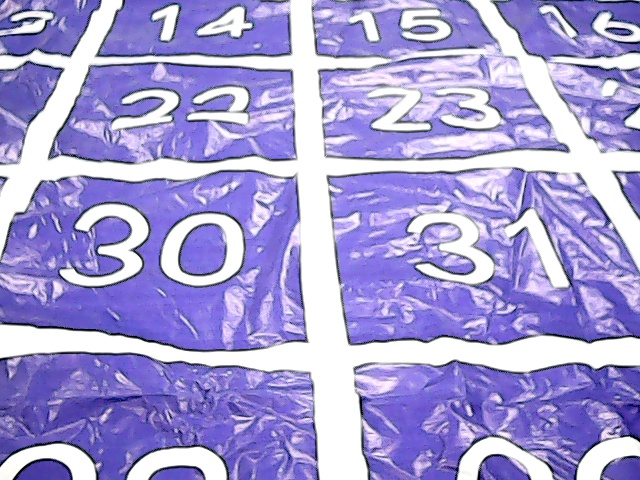
#> input picture image/0.jpg, 640 x 480 px
$ python -i test.py   (imports and definitions only)   (older library calls are emulated)
#> lines starting #> are read from the running program, lines starting #| are printed output that depends on the picture; after the words box and inside, x2 and y2 are one past the last pixel; in counts of white or black regions, pixels touching at a corner belong together
#> further down, picture is the input picture: shape (480, 640, 3); mean B, G, R 213.9, 156.4, 164.9
### kmeans.py
#! anaconda
# -*- coding: utf-8 -*-
# @Author  : Aries
# @Time    : 2018/7/4 14:46
# @File    : kmeans.py
# @Software: PyCharm

import numpy as np
import time


# 获得距离参数
def dist_vec(vec_a, vec_b):
    return np.sqrt(sum(np.power(vec_a - vec_b, 2)))

def dist(vec_a, vec_b):
    return ((vec_a-vec_b)**2)**0.5

def centre(param, k=2):
    centre_list = []
    param_len = len(param)

    if param_len < k:
        raise NameError('输入的内容大小有误')

    for i in range(k):
        centre_list.append(param[i])

    return centre_list


def kmeans(param, k=2, debug=False):
    centre_list = centre(param, k=k)
    centre_list_count = np.zeros((k), dtype=np.int)
    centre_list_last = centre_list.copy()
    count = 0

    while True:
        count += 1
        if count >= 101:
            break

        map = []
        for par in param:
            temp = []
            for i in range(k):
                temp.append(dist(par, centre_list[i]))
            map.append(temp.index(min(temp)))

        for i in range(k):
            temp_list = []
            for index, temp in enumerate(map):
                if i == temp:
                    temp_list.append(param[index])

            if len(temp_list) != 0:
                centre_list[i] = sum(temp_list) / len(temp_list)
            else:
                centre_list[i] = 0
            centre_list_count[i] = len(temp_list)

        bias = 0.0
        for i in range(k):
            bias += abs(centre_list[i] - centre_list_last[i])
        if bias < 1e-4:
            break

        centre_list_last = centre_list.copy()

    if debug:
        print('中心为:')
        print(centre_list)
        print('对应中心点的数目为:')
        print(centre_list_count)

    centre_list = list(centre_list)
    centre_list_count = list(centre_list_count)
    return centre_list[centre_list_count.index(max(centre_list_count))]


# [4 lines that do not run on import are left out]

### test.py
import serial
from handle2 import *
import cv2
from kmeans import *


def get_rotate_angel_2(img):
    angel = 0
    angel_n = []
    angel_p = []

    edges = cv2.Canny(img, 50, 200)

    lines = cv2.HoughLinesP(edges, 1, np.pi / 180, 30, minLineLength=50, maxLineGap=10)

    if lines is None:
        return 0,img

    lines1 = lines[:, 0, :]  # 提取为二维

    print('='*30)
    for x1, y1, x2, y2 in lines1[:]:
        if x2 != x1:
            temp = math.atan((y2 - y1) / (x2 - x1)) * 360 / 2 / math.pi
            print(temp)
            if temp < 30.0 and temp > 0.0:
                angel_n.append(temp)
            if temp < -30.0:
                angel_n.append(temp+90.0)
            if temp > -30.0 and temp < 0.0:
                angel_p.append(temp)
            if temp > 30.0:
                angel_p.append(temp-90.0)


        cv2.line(img, (x1, y1), (x2, y2), (0, 0, 0), 2)

    if angel_n != [] and angel_p == []:
        angel = sum(angel_n) / len(angel_n)
    if angel_p != [] and angel_n == []:
        angel = sum(angel_p) / len(angel_p)

    angel = float(int(angel))

    return angel, img

def get_rotate_angel_3(img_g):
    angel = 0
    neg = []
    pos = []
    _, img = cv2.threshold(img_g, 245, 255, cv2.THRESH_BINARY)
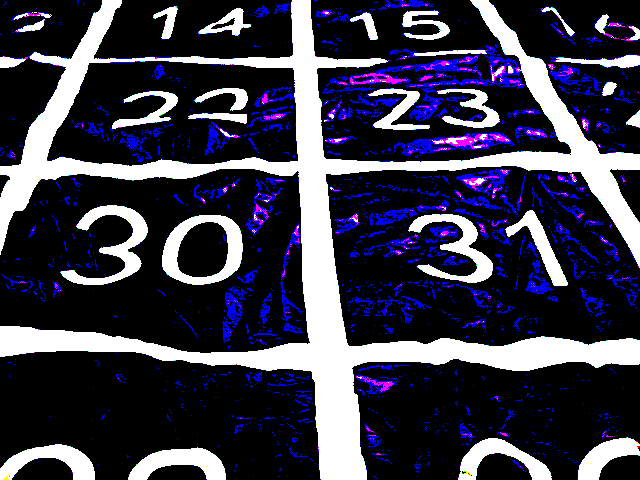
#> img: shape (480, 640, 3); mean B, G, R 77.1, 59.2, 61.1
    edges = cv2.Canny(img, 50, 200)
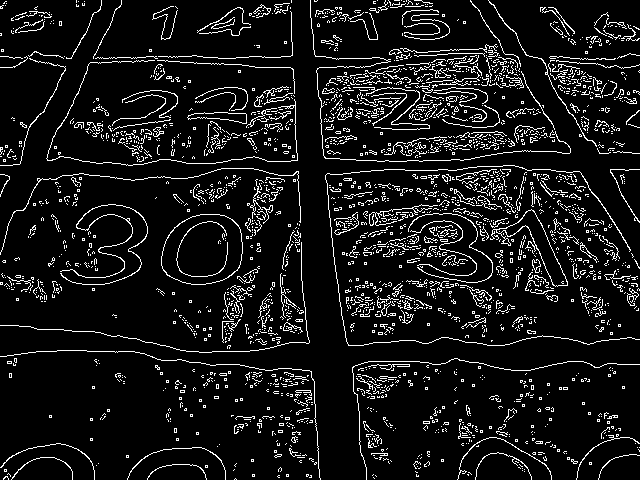
#> edges: shape (480, 640); 8.9% white in thin lines or dots
    lines = cv2.HoughLinesP(edges, 1, np.pi / 180, 30, minLineLength=100, maxLineGap=10)
#> lines = [[394, 88, 507, 77], [407, 143, 520, 256], [294, 96, 300, 222], [381, 184, 535, 213], [409, 84, 523, 74], [422, 205, 528, 227], [415, 160, 432, 51], [390, 154, 498, 132], [420, 269, 535, 169], [477, 134, 555, 301]]

    if lines is None:
        return 0,img_g

    lines1 = lines[:, 0, :]  # 提取为二维
#> lines1 has the same summary as lines

    line_list = []
    for x1, y1, x2, y2 in lines1[:]:
        if x2 != x1:
            temp = math.atan((y2 - y1) / (x2 - x1)) * 360 / 2 / math.pi
            line_list.append([[x1, y1, x2, y2], temp])

        cv2.line(img_g, (x1, y1), (x2, y2), (0, 0, 0), 2)
#> this loop made 10 passes
#> (x1, y1, x2, y2, temp) on passes 1 to 10: (394, 88, 507, 77, -5.56), (407, 143, 520, 256, 45), (294, 96, 300, 222, 87.27), (381, 184, 535, 213, 10.66), (409, 84, 523, 74, -5.01), (422, 205, 528, 227, 11.73), (415, 160, 432, 51, -81.14), (390, 154, 498, 132, -11.51), (420, 269, 535, 169, -41.01), (477, 134, 555, 301, 64.96)
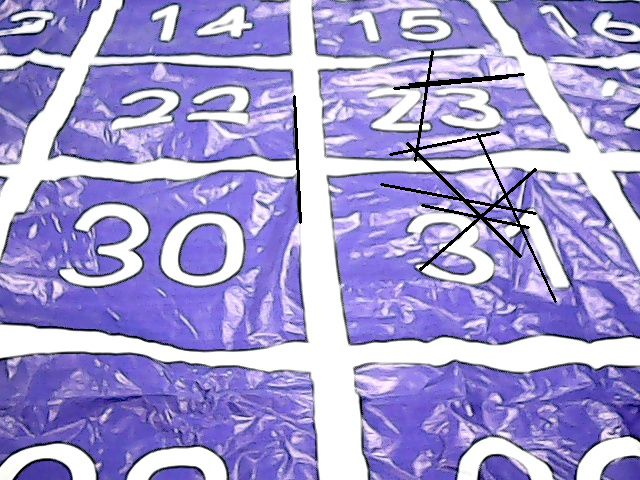
#> img_g: shape (480, 640, 3); 1.24% of pixels changed, all inside (x1, y1, x2, y2) = (293, 50, 557, 303)
#> after the loop, line_list = 10 items

    for a in line_list:
        if a[1] > 0:
            pos.append(a[1])
        else:
            pos.append(a[1]+90)
#> this loop made 10 passes
#> after the loop, pos = [84.44, 45, 87.27, 10.66, 84.99, 11.73, 8.86, 78.49, 48.99, 64.96]

    if len(pos) >= 3:
        angel = kmeans((pos))
#> in centre, `param_len = len(param)`: param_len = 10
#> after the loop in centre, `for i in range(k):`: centre_list = [84.44, 45]
#> the loop in kmeans, `while True:` made 2 passes
#> centre_list_last on pass 1: [80.03, 25.05]
#> after the loop in kmeans, `while True:`: centre_list = [80.03, 25.05]; centre_list_count = [5, 5]; count = 2
#> angel = 80.03
        if angel > 45.0:
            angel -= 90.0
#> angel = -9.97
    else:
        angel = 0

    return angel, img_g

from uart import uart
import matplotlib.pyplot as ply
# [21 lines not run here, left out]

# [6 lines of commented-out code are left out]

>>> import cv2
>>> picture = cv2.imread('image/0.jpg')
>>> result = get_rotate_angel_3(picture)

$ run again, on image/081949.jpg
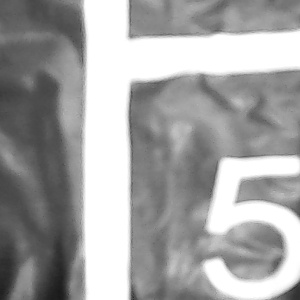
#> input picture image/081949.jpg, 300 x 300 px
#> picture is the input picture: shape (300, 300, 3); min 26, max 255, mean 162.8
#> in get_rotate_angel_3, `_, img = cv2.threshold(img_g, 245, 255, cv2.THRESH_BINARY)`:
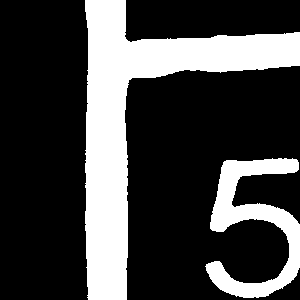
#> img: shape (300, 300, 3); 26.1% white; 2 white regions, box (x1, y1, x2, y2) and area: (85, 0, 300, 300) 18244, (205, 158, 300, 298) 5272
#> in get_rotate_angel_3, `edges = cv2.Canny(img, 50, 200)`:
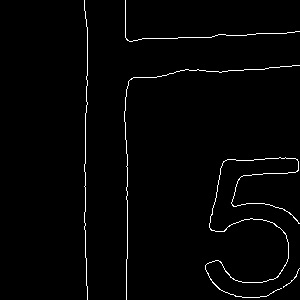
#> edges: shape (300, 300); 1.7% white in thin lines or dots, all inside (x1, y1, x2, y2) = (84, 0, 300, 300)
#> lines = None

$ run again, on image/1.jpg
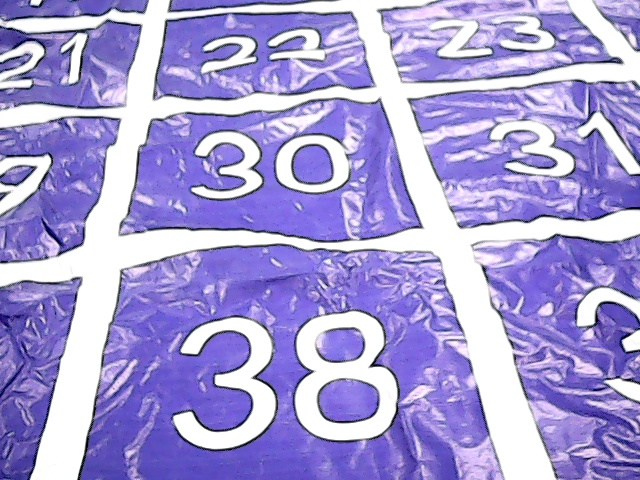
#> input picture image/1.jpg, 640 x 480 px
#> picture is the input picture: shape (480, 640, 3); mean B, G, R 214.2, 155.8, 165.5
#> in get_rotate_angel_3, `edges = cv2.Canny(img, 50, 200)`:
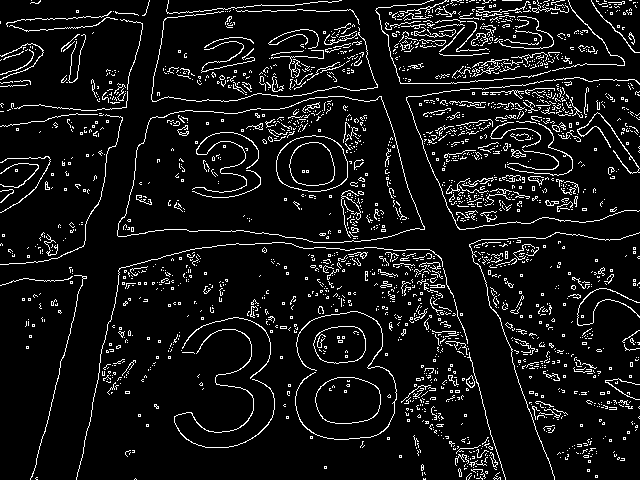
#> edges: shape (480, 640); 8% white in thin lines or dots
#> lines = [[455, 221, 566, 102], [431, 100, 587, 110], [43, 435, 83, 276]]
#> lines1 has the same summary as lines
#> the loop in get_rotate_angel_3, `for x1, y1, x2, y2 in lines1[:]:` made 3 passes
#> (x1, y1, x2, y2, temp) on passes 1 to 3: (455, 221, 566, 102, -46.99), (431, 100, 587, 110, 3.67), (43, 435, 83, 276, -75.88)
#> after the loop in get_rotate_angel_3, `for x1, y1, x2, y2 in lines1[:]:`:
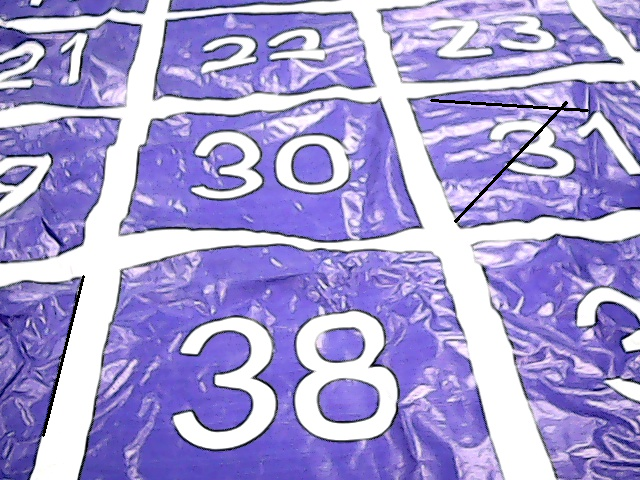
#> img_g: shape (480, 640, 3); 0.47% of pixels changed, all inside (x1, y1, x2, y2) = (42, 99, 589, 437)
#> after the loop in get_rotate_angel_3, `for x1, y1, x2, y2 in lines1[:]:`: line_list = [[[455, 221, 566, 102], -46.99], [[431, 100, 587, 110], 3.67], [[43, 435, 83, 276], -75.88]]
#> the loop in get_rotate_angel_3, `for a in line_list:` made 3 passes
#> after the loop in get_rotate_angel_3, `for a in line_list:`: pos = [43.01, 3.67, 14.12]
#> param_len = 3
#> after the loop in centre, `for i in range(k):`: centre_list = [43.01, 3.67]
#> the loop in kmeans, `while True:` made 2 passes
#> centre_list_last on pass 1: [43.01, 8.89]
#> after the loop in kmeans, `while True:`: centre_list = [43.01, 8.89]; centre_list_count = [1, 2]; count = 2
#> angel = 8.89
